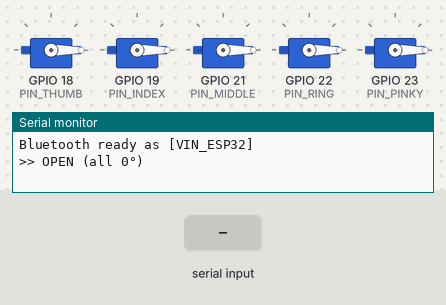
Simulated run of this sketch. Board: ESP32. Parts: 5 × servo, the last lines printed to the serial monitor. The test bench sets the inputs (shaded band). Nothing arrives over Bluetooth unless stated.

Above: at 1.2 s.
1.3 s: "close\n" received over the second serial link
At 2.2 s:
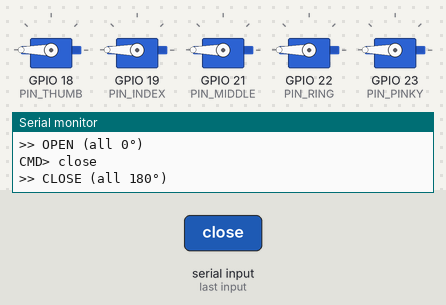
2.8 s: "peace\n" received over the second serial link
At 3.6 s:
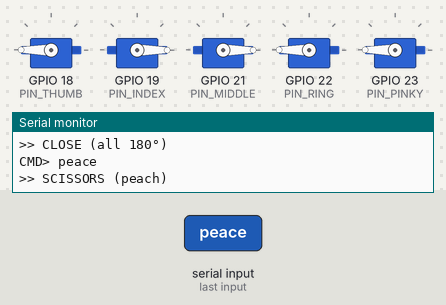
4.3 s: "promise\n" received over the second serial link
At 5.6 s:
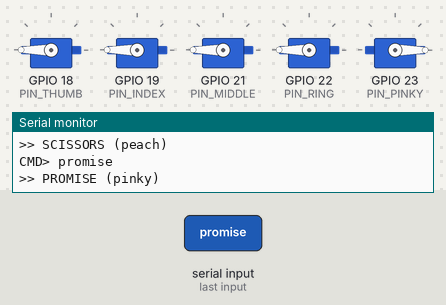
Timing chart, 0 to 7.3 s (numbered marks = the images above; inputs shaded):
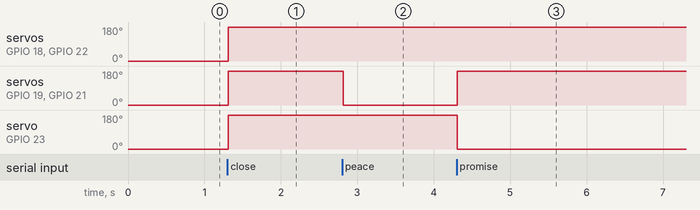

The sketch:

Speech_recognition_control.ino
```cpp
#include <BluetoothSerial.h> // 블루투스 연결
#include <ESP32Servo.h>

BluetoothSerial SerialBT;

// Servo 객체
Servo tb, ix, md, rg, pk; // 엄지, 검지, 중지, 약지, 소지

// PWM 핀
const int PIN_THUMB  = 18; // 엄지
const int PIN_INDEX  = 19; // 검지
const int PIN_MIDDLE = 21; // 중지
const int PIN_RING   = 22; // 약지
const int PIN_PINKY  = 23; // 소지

void setup() {
  Serial.begin(115200);
  while (!Serial) delay(10);

  SerialBT.begin("VIN_ESP32");
  Serial.println("Bluetooth ready as [VIN_ESP32]");

  tb.attach(PIN_THUMB);
  ix.attach(PIN_INDEX);
  md.attach(PIN_MIDDLE);
  rg.attach(PIN_RING);
  pk.attach(PIN_PINKY);

  // 시작 시 모두 펼친 상태
  openAll();
}

void openAll() { // open || 열어 || 보자기: 모두 펼치기
  tb.write(0);
  ix.write(0);
  md.write(0);
  rg.write(0);
  pk.write(0);
  Serial.println(">> OPEN (all 0°)");
}

void closeAll() { // close || 닫아 || 바위: 모두 접기
  tb.write(180);
  ix.write(180);
  md.write(180);
  rg.write(180);
  pk.write(180);
  Serial.println(">> CLOSE (all 180°)");
}

void scissors() { // peace || scissors || 가위: 검지(index)·중지(middle)만 펼치고 나머지 접기
  tb.write(180);
  ix.write(0);
  md.write(0);
  rg.write(180);
  pk.write(180);
  Serial.println(">> SCISSORS (peach)");
}

void promise() { // promise || 약속: 소지(pinky)만 펼치고 나머지 접기
  tb.write(180);
  ix.write(180);
  md.write(180);
  rg.write(180);
  pk.write(0);
  Serial.println(">> PROMISE (pinky)");
}

void loop() {
  if (SerialBT.available()) {
    String cmd = SerialBT.readStringUntil('\n');
    cmd.trim();
    Serial.print("CMD> "); Serial.println(cmd);

    if (cmd.equalsIgnoreCase("open") || cmd.equals("열어") || cmd.equals("보자기")) {
      openAll();
    }
    else if (cmd.equalsIgnoreCase("close") || cmd.equals("닫아") || cmd.equals("바위")) {
      closeAll();
    }
    else if (cmd.equalsIgnoreCase("peace") || cmd.equalsIgnoreCase("scissors") || cmd.equals("가위")) {
      scissors();
    }
    else if (cmd.equalsIgnoreCase("promise") || cmd.equals("약속")) {
      promise();
    }
    else {
      Serial.println("Unknown command");
    }
  }
  delay(20);
}
```

Measured:
- after the input at 1.3 s, servo on GPIO 18 (PIN_THUMB), servo on GPIO 19 (PIN_INDEX), servo on GPIO 21 (PIN_MIDDLE), servo on GPIO 22 (PIN_RING), servo on GPIO 23 (PIN_PINKY): 0° → 180° at once
- after the input at 2.8 s, servo on GPIO 19 (PIN_INDEX), servo on GPIO 21 (PIN_MIDDLE): 180° → 0° at once
- after the input at 4.3 s, servo on GPIO 19 (PIN_INDEX), servo on GPIO 21 (PIN_MIDDLE): 0° → 180° at once; servo on GPIO 23 (PIN_PINKY): 180° → 0° at once
